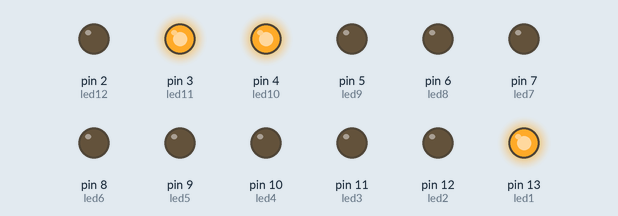
The sketch below on a simulated Arduino Uno, built with avr-gcc and run on an emulated ATmega328P. On the bench: output pins drawn as LEDs (lit = HIGH).

Above: at 0.05 s.
At 0.35 s:
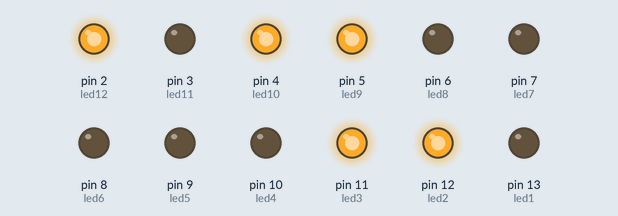
At 0.75 s:
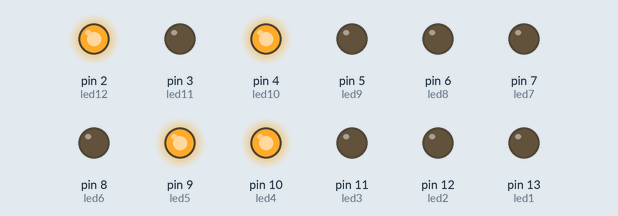
At 1.45 s:
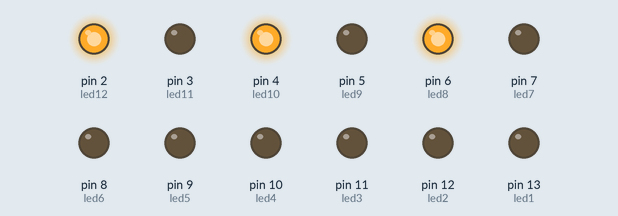
At 2.15 s:
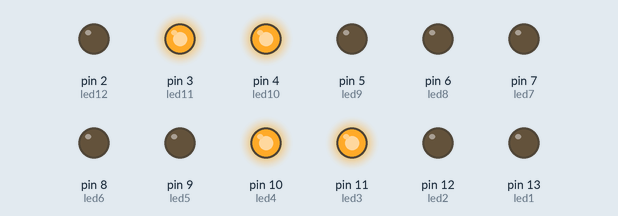
At 2.85 s:
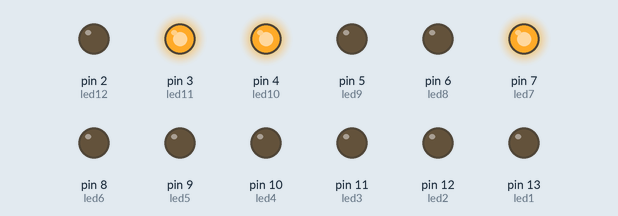
Timing chart, 0 to 3.1 s (numbered marks = the images above):
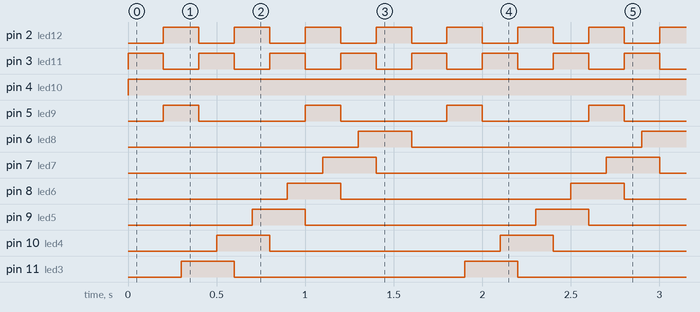

The sketch:

Daniel4.ino
```cpp
int led1 = 13;
int led2 = 12;
int led3 = 11;
int led4 = 10;
int led5 = 9;
int led6 = 8;
int led7 = 7;
int led8 = 6;
int led9 = 5;
int led10 = 4;
int led11 = 3;
int led12 = 2;
//int led13 = 1;
void setup() {
   Serial.begin(9600);

   // Setup the 3 pins as OUTPUT
   pinMode(led1, OUTPUT);
   pinMode(led2, OUTPUT);
   pinMode(led3, OUTPUT);
  pinMode(led4, OUTPUT);
   pinMode(led5, OUTPUT);
    pinMode(led6, OUTPUT);
     pinMode(led7, OUTPUT);
      pinMode(led8, OUTPUT);
        pinMode(led9, OUTPUT);
        pinMode(led10, OUTPUT);
           pinMode(led11, OUTPUT);
                  pinMode(led12, OUTPUT);
                  //  pinMode(led13, OUTPUT);
}
void loop() {
  digitalWrite(led10, HIGH);
 //  digitalWrite(led11, HIGH);
//    digitalWrite(led12, HIGH);
//   digitalWrite(led13, HIGH);


//digitalWrite(led12, HIGH); // RED LAND
//digitalWrite(led11, LOW); // YELLOW LAND
//delay(100);
//digitalWrite(led12, LOW); // RED LAND
//digitalWrite(led11, HIGH); // YELLOW LAND


digitalWrite(led1, HIGH);
digitalWrite(led11, HIGH); // RED LAND
delay(100);
digitalWrite(led2, HIGH);
delay(100);
digitalWrite(led11, LOW); // RED LAND
digitalWrite(led1, LOW);

digitalWrite(led2, HIGH);
digitalWrite(led12, HIGH); // YELLOW LAND
digitalWrite(led9, HIGH); //RED FLASH ON
delay(100);
digitalWrite(led3, HIGH);
delay(100);
digitalWrite(led12, LOW); // YELLOW LAND
digitalWrite(led9, LOW); //RED FLASH OFF
digitalWrite(led2, LOW);

digitalWrite(led3, HIGH);
digitalWrite(led11, HIGH); // RED LAND
delay(100);
digitalWrite(led4, HIGH);
delay(100);
digitalWrite(led11, LOW); // RED LAND
digitalWrite(led3, LOW);

digitalWrite(led4, HIGH);
digitalWrite(led12, HIGH); // YELLOW LAND
delay(100);
digitalWrite(led5, HIGH);
delay(100);
digitalWrite(led12, LOW); // YELLOW LAND
digitalWrite(led4, LOW);

digitalWrite(led5, HIGH);
digitalWrite(led11, HIGH); // RED LAND
delay(100);
digitalWrite(led6, HIGH);
delay(100);
digitalWrite(led11, LOW); // RED LAND
digitalWrite(led5, LOW);

digitalWrite(led6, HIGH);
digitalWrite(led12, HIGH); // YELLOW LAND
digitalWrite(led9, HIGH);//RED FLASH ON
delay(100);
;
digitalWrite(led7, HIGH);
delay(100);
digitalWrite(led12, LOW); // YELLOW LAND
digitalWrite(led9, LOW);// RED FLASH OFF
digitalWrite(led6, LOW);

digitalWrite(led7, HIGH);
digitalWrite(led11, HIGH); // RED LAND
delay(100);
digitalWrite(led8, HIGH);
delay(100);
digitalWrite(led11, LOW); // RED LAND
digitalWrite(led7, LOW);

digitalWrite(led8, HIGH);
digitalWrite(led12, HIGH); // YELLOW LAND
delay(100);
digitalWrite(led1, HIGH);
delay(100);
digitalWrite(led12, LOW); // YELLOW LAND
digitalWrite(led8, LOW);


}
```

Measured:
- by itself, pin 2 (led12), pin 3 (led11): alternates HIGH for 0.20 s and LOW for 0.20 s
- by itself, pin 4 (led10): LOW → HIGH at 0.00 s
- by itself, pin 5 (led9): alternates HIGH for 0.20 s and LOW for 0.60 s
- by itself, pin 13 (led1): repeats every 1.6 s: LOW 1.3 s, HIGH 0.30 s
- by itself, pin 6 (led8), pin 7 (led7), pin 8 (led6), pin 9 (led5), pin 10 (led4), pin 11 (led3), pin 12 (led2): alternates HIGH for 0.30 s and LOW for 1.3 s
